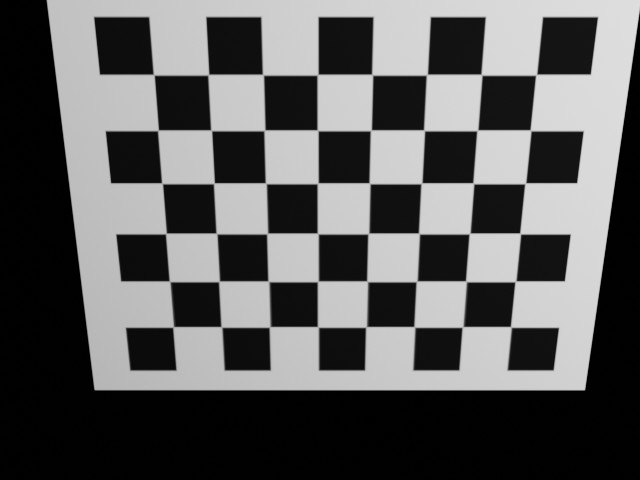
#> input picture Chessboard/L/0000.jpg, 640 x 480 px
$ python 'Stereo test.py'   (older library calls are emulated)
#> lines starting #> are read from the running program, lines starting #| are printed output that depends on the picture; long printed decimals are rounded
import numpy as np
import cv2
from glob import glob
import math
import time

img_shape = [640, 480] # original img size
img_shape_half = [320, 240]

class calibrate_cam:

    def __init__(self, folder):
        self.folder = folder
        self.objpoints = None
        self.imgpoints = None
        self.mtx = None
        self.dist = None

    def calibrate_camera(self):
        # termination criteria
        criteria = (cv2.TERM_CRITERIA_EPS + cv2.TERM_CRITERIA_MAX_ITER, 30, 0.001)

        # prepare object points, like (0,0,0), (1,0,0), (2,0,0) ....,(6,5,0)
        objp = np.zeros((6*8,3), np.float32)
        objp[:,:2] = np.mgrid[0:8,0:6].T.reshape(-1,2)

        objpoints = [] # 3d point in real world space
        imgpoints = [] # 2d points in image plane.

        for filename in list(glob(self.folder+'/*.jpg')):

            img = cv2.imread(filename)
#> img is the input picture: shape (480, 640, 3); min 0, max 225, mean 91.9
            img = cv2.resize(img, img_shape_half) # half the img size
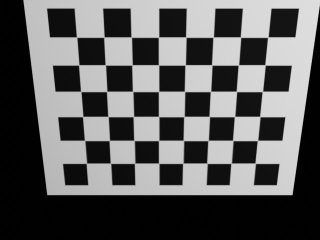
#> img: shape (240, 320, 3); min 0, max 223, mean 92
            gray = cv2.cvtColor(img, cv2.COLOR_BGR2GRAY)

            ret, corners = cv2.findChessboardCorners(gray, (8,6), None)
#> ret = True; corners = 48 rows, first 8: [76.54, 37.05], [103.9, 37.06], [131.2, 37.05], [158.6, 37.07], [185.8, 37.13], [213.2, 37.14], [240.5, 37.07], [267.9, 36.98]

            # If found, add object points, image points
            if ret == True:
                objpoints.append(objp)
                corners2 = cv2.cornerSubPix(gray,corners, (11,11), (-1,-1), criteria)
#> corners2 = 48 rows, first 8: [76.59, 37.13], [103.8, 37.13], [131.2, 37.11], [158.5, 37.13], [185.8, 37.12], [213.2, 37.14], [240.5, 37.12], [267.8, 37.12]
                imgpoints.append(corners2)
#> pass 2 of the loop in calibrate_camera, `for filename in list(glob(self.folder+'/*.jpg')):`:
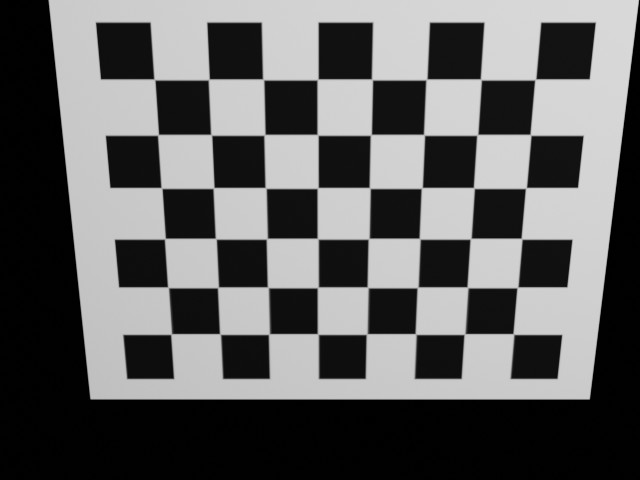
#> input picture Chessboard/L/0001.jpg, 640 x 480 px
#> in calibrate_camera, img is the input picture: shape (480, 640, 3); min 0, max 222, mean 96.2
#> in calibrate_camera, `img = cv2.resize(img, img_shape_half)`:
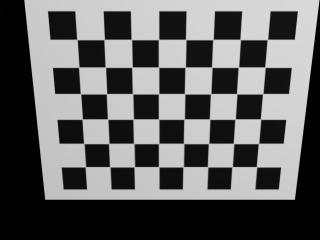
#> img: shape (240, 320, 3); min 0, max 218, mean 96.2
#> corners = 48 rows, first 8: [76.96, 39.52], [104.1, 39.5], [131.3, 39.42], [158.5, 39.5], [185.7, 39.53], [213, 39.46], [240.2, 39.46], [267.4, 39.5]
#> corners2 = 48 rows, first 8: [76.93, 39.49], [104.2, 39.49], [131.4, 39.48], [158.5, 39.49], [185.7, 39.49], [212.9, 39.49], [240.2, 39.48], [267.4, 39.49]
#> pass 3 of the loop in calibrate_camera, `for filename in list(glob(self.folder+'/*.jpg')):`:
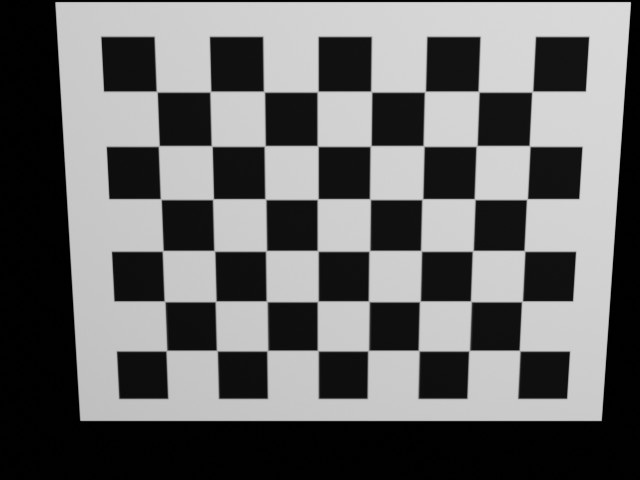
#> input picture Chessboard/L/0002.jpg, 640 x 480 px
#> in calibrate_camera, img is the input picture: shape (480, 640, 3); min 0, max 225, mean 103.2
#> in calibrate_camera, `img = cv2.resize(img, img_shape_half)`:
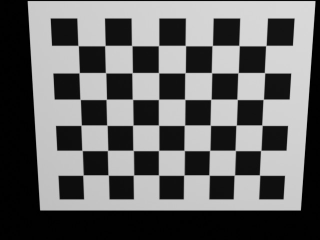
#> img: shape (240, 320, 3); min 0, max 218, mean 103.2
#> corners = 48 rows, first 8: [78.06, 45.53], [105, 45.53], [131.8, 45.58], [158.5, 45.55], [185.4, 45.56], [212.2, 45.55], [239, 45.53], [265.9, 45.5]
#> corners2 = 48 rows, first 8: [78.11, 45.54], [104.9, 45.55], [131.7, 45.55], [158.5, 45.56], [185.4, 45.55], [212.2, 45.56], [239, 45.55], [265.8, 45.55]

        ret, mtx, dist, rvecs, tvecs = cv2.calibrateCamera(objpoints, imgpoints, img_shape_half, None, None)
#> ret = 0.0401; mtx = [[246.3, 0, 160.8], [0, 247, 111.5], [0, 0, 1]]; dist = [[0.000397, -0.00192, -0.000278, 0.000858, -0.00902]]; rvecs = ([0.241, -0.00202, 0.000226], [0.206, -0.00185, 0.00022], [0.117, -0.00177, 0.000144]); tvecs = ([-3.09, -2.72, 9.01], [-3.09, -2.64, 9.05], [-3.09, -2.45, 9.18])
        #new_mtx, roi = cv2.getOptimalNewCameraMatrix(mtx, dist, img.shape[:2], 1, img.shape[:2])

        print("Camera matrix:\n", mtx)
#| Camera matrix:
#|  [[246.331   0.         160.838]
#|  [  0.         247.026 111.504]
#|  [  0.           0.           1.        ]]
        print("\nDistortion coefficient:\n", dist)
#| Distortion coefficient:
#|  [[ 0.0003972 -0.001922 -0.0002776  0.0008581 -0.009024]]
        print("\nRotation Vectors:\n", rvecs)
#| Rotation Vectors:
#|  (array([[ 2.41125312e-01],
#|        [-2.02448247e-03],
#|        [ 2.26304896e-04]]), array([[ 0.2062],
#|        [-0.00185],
#|        [ 0.0002199]]), array([[ 0.1165],
#|        [-0.001773],
#|        [ 0.000144]]))
        print("\nTranslation Vectors:\n", tvecs)
#| Translation Vectors:
#|  (array([[-3.086],
#|        [-2.715],
#|        [ 9.012  ]]), array([[-3.086],
#|        [-2.639],
#|        [ 9.049]]), array([[-3.086],
#|        [-2.452],
#|        [ 9.179]]))
        print('--------------------------------------')

        self.objpoints = objpoints
#> self.objpoints = 3 items
        self.imgpoints = imgpoints
#> self.imgpoints = 3 items
        self.mtx = mtx
#> self.mtx = [[246.3, 0, 160.8], [0, 247, 111.5], [0, 0, 1]]
        self.dist = dist
#> self.dist has the same summary as dist

class stereo_cam:

    def __init__(self):
        self.disp = None

        self.Left_Stereo_Map = None
        self.Right_Stereo_Map = None

        # prepare stereoBM with parameters
        self.num_disp = 64
        self.stereoL = cv2.StereoBM_create(numDisparities=self.num_disp, blockSize=5)
        self.stereoL.setTextureThreshold(10)
        self.stereoL.setDisp12MaxDiff(10)

        # WLS FILTER Parameters
        self.wls_filter = cv2.ximgproc.createDisparityWLSFilter(matcher_left=self.stereoL)
        self.wls_filter.setLambda(80000) #lambda
        self.wls_filter.setSigmaColor(1.8) #sigma

        self.obstruction_flag = False

    # [29 lines left out: function find_distance, not called in this run]

    def calibrate_stereo(self):

        camL = calibrate_cam('Chessboard/L')
        camL.calibrate_camera()
        camR = calibrate_cam('Chessboard/R')
        camR.calibrate_camera()

        criteria_stereo = (cv2.TERM_CRITERIA_EPS + cv2.TERM_CRITERIA_MAX_ITER, 30, 0.001)

        _, MLS, dLS, MRS, dRS, R, T, _, _ = cv2.stereoCalibrate(camL.objpoints, #objpoints same for both cameras
                                                                camL.imgpoints,
                                                                camR.imgpoints,
                                                                camL.mtx,
                                                                camL.dist,
                                                                camR.mtx,
                                                                camR.dist,
                                                                img_shape_half,
                                                                criteria = criteria_stereo,
                                                                flags = cv2.CALIB_FIX_INTRINSIC)

        RL, RR, PL, PR, _, _, _= cv2.stereoRectify(MLS, dLS, MRS, dRS,
                                                    img_shape_half, R, T,
                                                    1,(0,0))

        self.Left_Stereo_Map= cv2.initUndistortRectifyMap(MLS, dLS, RL, PL,
                                                    img_shape_half, cv2.CV_16SC2)
        self.Right_Stereo_Map= cv2.initUndistortRectifyMap(MRS, dRS, RR, PR,
                                                    img_shape_half, cv2.CV_16SC2)

    # [47 lines left out: functions place_markers, tranform_input_img, run_stereo, not called in this run]


if __name__ == "__main__":

    stereo = stereo_cam()
#> (the run stopped early here; a loop or call above may not have finished)
